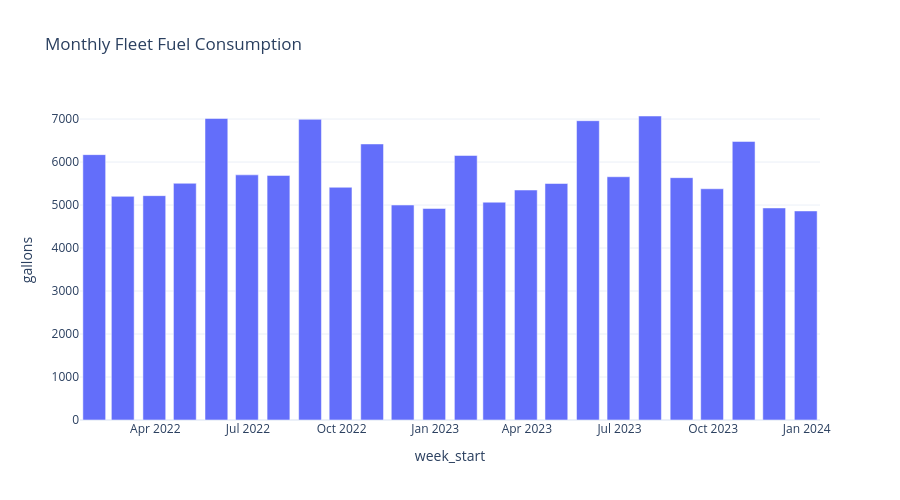

The cell this chart's notebook holds for it:
### Code cell
# =====================================================
# Monthly Fuel Trend
# =====================================================

monthly_fuel = (
    weekly_fuel
    .resample("ME")
    .sum()
)

fig = px.bar(
    monthly_fuel,
    x=monthly_fuel.index,
    y="gallons",
    title="Monthly Fleet Fuel Consumption"
)

fig.update_layout(
    template="plotly_white",
    height=500
)

fig.show()

### Figure 1 — Plotly figure (JSON) as saved in the notebook; plotly's stock layout.template omitted (floating-point values rounded to 4 significant figures)
{"data": [{"hovertemplate": "week_start=%{x}<br>gallons=%{y}<extra></extra>", "legendgroup": "", "marker": {"color": "#636efa", "pattern": {"shape": ""}}, "name": "", "orientation": "v", "showlegend": false, "textposition": "auto", "type": "bar", "x": ["2022-01-31T00:00:00.000000000", "2022-02-28T00:00:00.000000000", "2022-03-31T00:00:00.000000000", "2022-04-30T00:00:00.000000000", "2022-05-31T00:00:00.000000000", "2022-06-30T00:00:00.000000000", "2022-07-31T00:00:00.000000000", "2022-08-31T00:00:00.000000000", "2022-09-30T00:00:00.000000000", "2022-10-31T00:00:00.000000000", "2022-11-30T00:00:00.000000000", "2022-12-31T00:00:00.000000000", "2023-01-31T00:00:00.000000000", "2023-02-28T00:00:00.000000000", "2023-03-31T00:00:00.000000000", "2023-04-30T00:00:00.000000000", "2023-05-31T00:00:00.000000000", "2023-06-30T00:00:00.000000000", "2023-07-31T00:00:00.000000000", "2023-08-31T00:00:00.000000000", "2023-09-30T00:00:00.000000000", "2023-10-31T00:00:00.000000000", "2023-11-30T00:00:00.000000000", "2023-12-31T00:00:00.000000000"], "xaxis": "x", "y": [6172.0, 5202.0, 5218.0, 5506.0, 7014.0, 5702.0, 5688.0, 6994.0, 5413.0, 6421.0, 5001.0, 4920.0, 6153.0, 5066.0, 5349.0, 5501.0, 6962.0, 5658.0, 7071.0, 5637.0, 5379.0, 6479.0, 4932.0, 4863.0], "yaxis": "y"}], "layout": {"barmode": "relative", "height": 500, "legend": {"tracegroupgap": 0}, "title": {"text": "Monthly Fleet Fuel Consumption"}, "xaxis": {"anchor": "y", "domain": [0, 1], "title": {"text": "week_start"}}, "yaxis": {"anchor": "x", "domain": [0, 1], "title": {"text": "gallons"}}}}
